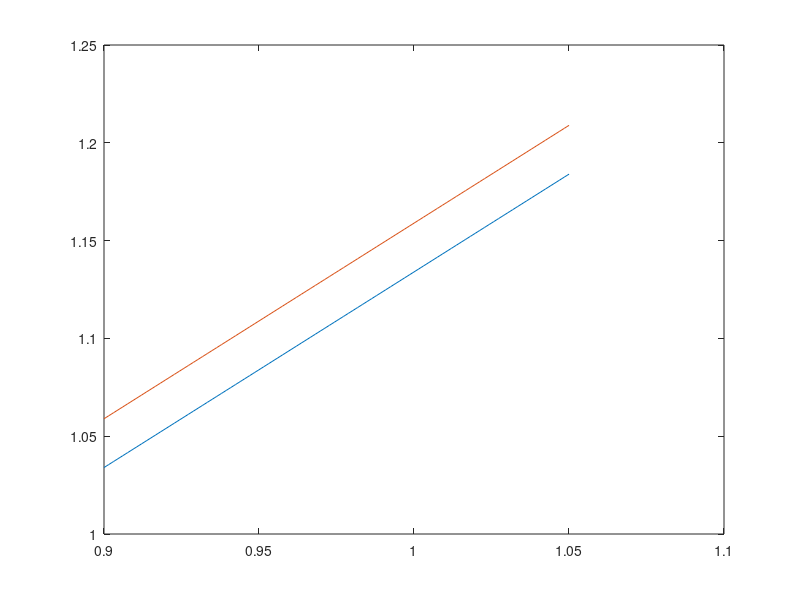

Write the MATLAB code that produced this figure. (Note: this script raises an error after producing the figure.)
x = linspace(0.9,1.05);
y_2 = x + 1 - (3/4)^0.5;
y_4 = x + (3/4)^0.5 - (1/2)^0.5;


plot(x,y_2)
hold on
plot(x,y_4)
yline((5/4)^0.5);
yline(1-(5/4)^0.5+(3/2)^0.5);
xline((1/2)^0.5-1+(3/2)^0.5);
hold off